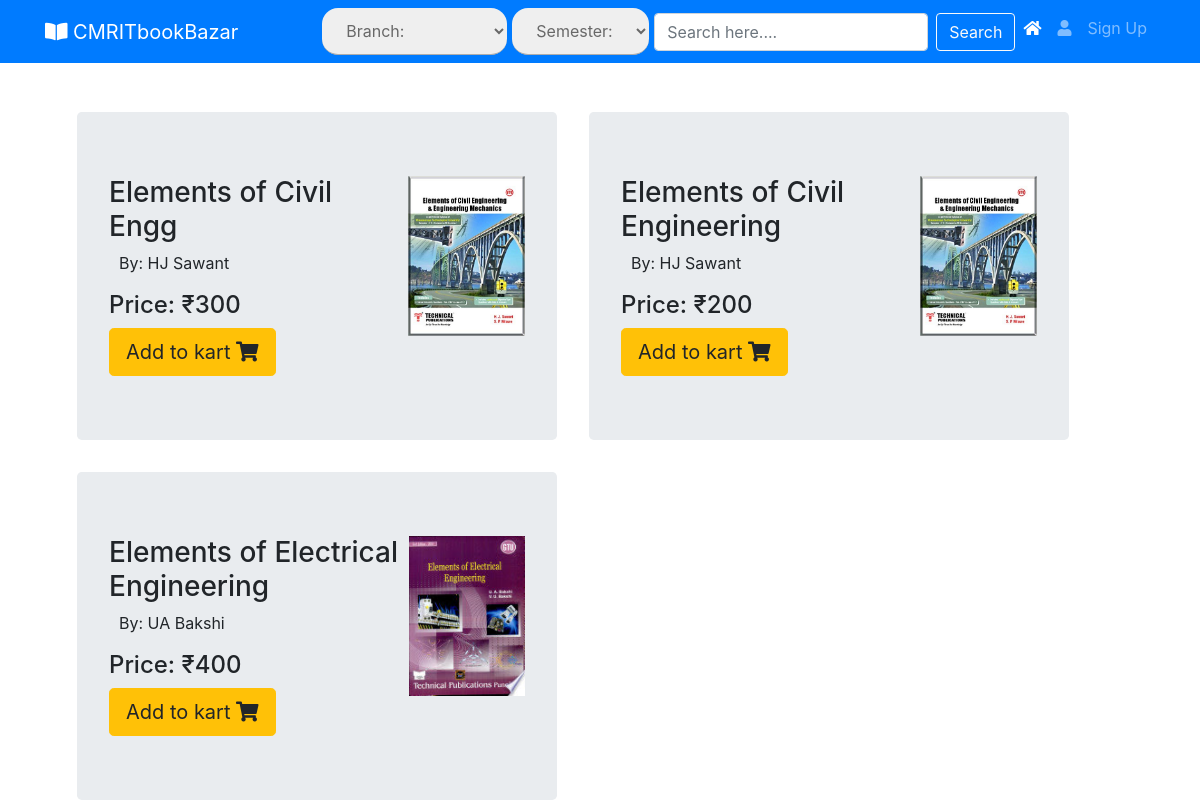
The page / on the database its author committed.
### mainApp/models.py (models this page shows, shortened)
class Items(models.Model):
    book_name = models.CharField(max_length=200)
    book_author = models.CharField(max_length=200)
    book_image = models.ImageField(upload_to='books')
    semester = models.CharField(max_length=5)
    branch = models.CharField(max_length=5)
    cost = models.IntegerField();
    seller = models.ForeignKey('auth.User', related_name='sellers',on_delete=models.CASCADE)
    published_date = models.DateTimeField(default=timezone.now())

### mainApp/views.py (the view)
# urls.py: 2. Add a URL to urlpatterns:  path('', Home.as_view(), name='home')
class Home(ListView):
    model = Items
    template_name = 'mainApp/home.html'
    context_object_name = 'lists'
    def get_queryset(self):
        print(Items.objects.filter(semester__iexact='I').order_by('-published_date'))
        print("Reached")
        return Items.objects.filter(published_date__lte=timezone.now()).order_by('-published_date')

### mainApp/templates/mainApp/home.html (shortened to what this page needs)
{% extends "base.html" %}
{% block content %}
<div class="container" style="margin-top:5em;">
  {% if lists %}
  {% for i in lists %}
    <div class="jumbotron" style="margin:auto;width:30em;float:left;margin-left:2em;margin-top:2em">
      <img src="/media/{{ i.book_image }}" alt="" style="max-height:10em;max-width:10em;float:right;">
      <div class="">
        <h3>{{ i.book_name }}</h3>
        <p>By: {{ i.book_author }}</p>
        <h4>Price: ₹{{ i.cost }}</h4>
        {% if i.seller == user %}
          <a href="{% url 'mainApp:sellBookEdit' pk=i.pk %}" class="btn btn-lg btn-warning"><i class="fas fa-edit"></i></a>
          <a href="{% url 'mainApp:sellBookDelete' pk=i.pk %}" class="btn btn-lg btn-danger"><i class="fas fa-trash"></i></a>
          {% else %}
          <a href="{% url 'mainApp:addToCart' pk=i.pk %}" class="btn btn-lg btn-warning">Add to kart <i class="fas fa-shopping-cart"></i></a>
        {% endif %}
      </div>
    </div>
  {% endfor %}
  {% endif %}
</div>
{% endblock %}

### templates/base.html (shortened to what this page needs)
<!DOCTYPE html>
{% load staticfiles   %}
<html lang="en" dir="ltr">
  <head>
    <link rel="stylesheet" href="{% static "css/master.css" %}">
    <link rel="stylesheet" href="https://use.fontawesome.com/releases/v5.1.0/css/all.css">
    <link rel="stylesheet" href="https://stackpath.bootstrapcdn.com/bootstrap/4.1.1/css/bootstrap.min.css">
  </head>
  <body>
    <nav class="navbar navbar-expand-lg navbar-dark bg-primary fixed-top mx-auto">
      <div class="container">
  <a class="navbar-brand" href="{% url 'mainApp:home' %}"><i class="fas fa-book-open"> </i> CMRITbookBazar</a>
  <div class="collapse navbar-collapse" id="navbarNav">
    <ul class="navbar-nav ml-auto">
      <form class="form-inline my-2 my-lg-0" method="GET" action="{% url 'mainApp:search' %}">
        <li class="nav-item" >
          <select name="b" style="border-radius:1em;">
            <option selected="selected" disabled>Branch:</option>
            </select>
        </li>
      <li class="nav-item" style="margin-left:5px;" >
        <select name="s" style="border-radius:1em;">
          <option selected="selected" disabled>Semester:</option>
          </select>
      </li>
      <input style="margin-left:5px;" class="form-control mr-sm-2" name="q" value="{{request.GET.q}}" placeholder="Search here...." aria-label="Search">
      <button class="btn btn-outline-light my-2 my-sm-0" type="submit">Search</button>
    </form>
      {% if user.is_authenticated %}
      {% url 'mainApp:cart' as cart %}
      {% if request.get_full_path == cart %}
      <li class="nav-item">
        <a class="nav-link" href="{% url 'mainApp:home' %}">Continue Shopping</a>
      </li>
      {% else %}
      <li class="nav-item active">
        <a class="nav-link" href="{% url 'mainApp:cart' %}"><i class="fas fa-shopping-cart"></i>{{ user.buyer.count }}</a>
      </li>
      {% endif %}
     <li class="nav-item active">
        <a class="nav-link dropdown-toggle" href="#" id="navbarDropdownMenuLink" data-toggle="dropdown" aria-haspopup="true" aria-expanded="false">
         Hello, {{ user.first_name }}<span class="sr-only">(current)</span>
       </a>
       <div class="dropdown-menu" aria-labelledby="navbarDropdownMenuLink">
         <a class="dropdown-item" href="{% url 'mainApp:sellBook' %}">Sell Books</a>
         <a class="dropdown-item" href="{% url 'mainApp:orders' %}">Order info & Contact</a>
         <a class="dropdown-item" href="{% url 'accounts:logout' %}">Logout</a>
       </div>
     </li>
      {% else %}
      <li class="nav-item active">
        <a class="nav-link" href="{% url 'mainApp:home' %}"><i class="fas fa-home"></i><span class="sr-only">(current)</span></a>
      </li>
      <li class="nav-item">
        <a class="nav-link" href="{% url 'accounts:login' %}"><i class="fas fa-user"></i></a>
      </li>
      <li class="nav-item">
        <a class="nav-link" href="{% url 'accounts:signup' %}">Sign Up</a>
      </li>
      {% endif %}
    </ul>
  </div>
</div>
</nav>
    {% block content %}
    {% endblock %}
  </body>
</html>

### static/css/master.css (style rules this page uses)
body,html { margin: 0; }
body { background-color: #ededed; position: relative; overflow: scroll; }
.reg-textbox, select { width: 100%; padding: 12px 20px; margin: 0px 0; display: inline-block; border: none; border-bottom: 1px solid #adadad; box-sizing: border-box; font-size: 20px; color: #686868; }
p { margin-top: 0; margin-left: 10px; }

### rows shown on the page
Items: book_image (picture), book_name "Elements of Civil Engg", book_author "HJ Sawant", cost "300", shows "Add to kart"
Items: book_image (picture), book_name "Elements of Civil Engineering", book_author "HJ Sawant", cost "200", shows "Add to kart"
Items: book_image (picture), book_name "Elements of Electrical Engineering", book_author "UA Bakshi", cost "400", shows "Add to kart"
